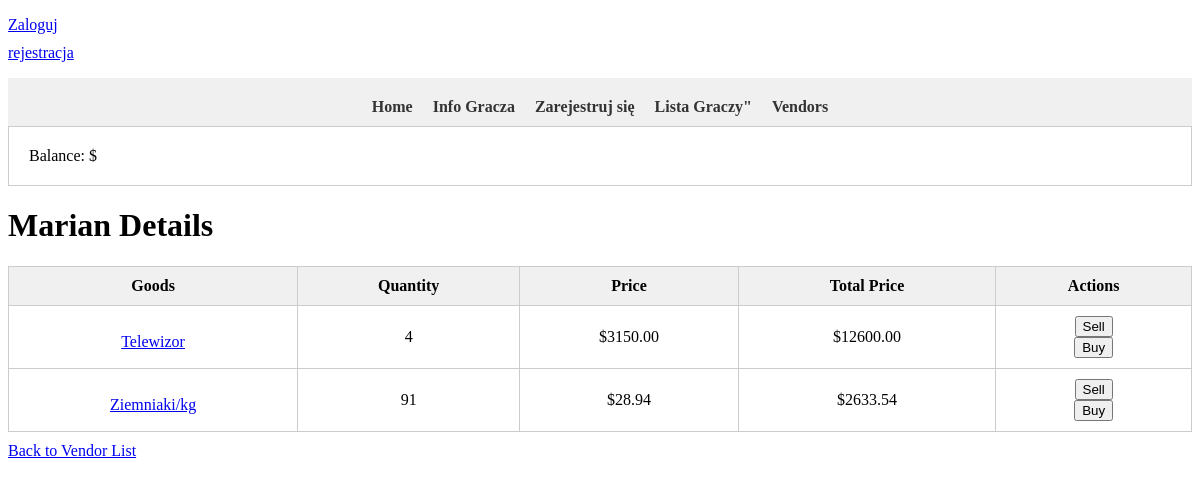
The app's page /seller/1/, older data.
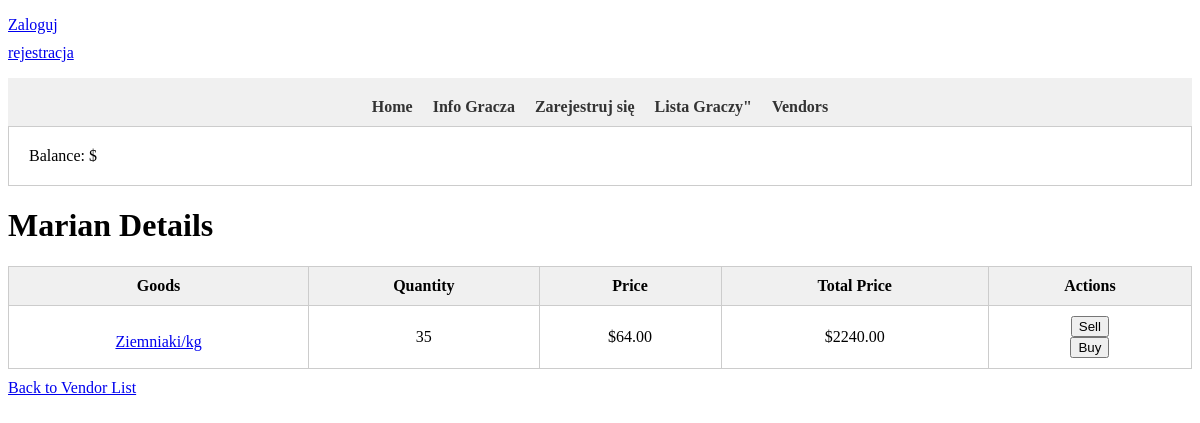
The same page, newer data.
### SimGame/models.py (models this page shows)
class Seller(models.Model):
    name = models.CharField(max_length=64)

class SellerGoods(models.Model):
    seller = models.ForeignKey(Seller, on_delete=models.CASCADE)
    goods = models.ForeignKey(Goods, on_delete=models.CASCADE)
    quantity = models.IntegerField()

class Goods(models.Model):
    name = models.CharField(max_length=64)
    price = models.DecimalField(max_digits=10, decimal_places=2)
    cumulative_demand = models.IntegerField(default=0)

### SimGame/views.py (the view)
# urls.py: path('seller/<int:pk>/', SellerDetail.as_view(), name='seller_detail'),
class SellerDetail(View):
    def get(self, request, pk):
        seller = get_object_or_404(Seller, pk=pk)
        sellergoods = SellerGoods.objects.filter(seller=seller).select_related('goods')
        for sellergood in sellergoods:
            sellergood.total_price = sellergood.quantity * sellergood.goods.price
        context = {
            'seller': seller,
            'sellergoods': sellergoods,
        }
        return render(request, 'seller_detail.html', context)

### templates/seller_detail.html (shortened to what this page needs)
{% extends 'base.html' %}
{% block content %}
<h1>{{ seller.name }} Details</h1>
<table class="seller-details-table">
    <thead>
        <tr>
            <th>Goods</th>
            <th>Quantity</th>
            <th>Price</th>
            <th>Total Price</th>
            <th>Actions</th>
        </tr>
    </thead>
    <tbody>
        {% for sellergood in sellergoods %}
        <tr>
            <td><a href="{% url 'good_detail' sellergood.goods_id %}">{{ sellergood.goods.name }}</a></td>
            <td>{{ sellergood.quantity }}</td>
            <td>${{ sellergood.goods.price }}</td>
            <td>${{ sellergood.total_price }}</td>
            <td>
                <form action="{% url 'sell_good' sellergood.id %}" method="post">
                    <input type="submit" value="Sell">
                </form>
                <form action="{% url 'buy_good' sellergood.id %}" method="post">
                    <input type="submit" value="Buy">
                </form>
            </td>
        </tr>
        {% endfor %}
    </tbody>
</table>
<a href="{% url 'vendor_list' %}">Back to Vendor List</a>
{% endblock content %}

### templates/base.html (shortened to what this page needs)
{% load static %}
<!DOCTYPE html>
<html>
<head>
    <link href="{% static 'css/style.css' %}" rel="stylesheet">
</head>
<body>
    {% include 'user_panel.html' %}
    <ul class="link-bar">
        <li><a href="#">Home</a></li>
        <li><a href="{% url 'player_detail' %}">Info Gracza</a></li>
        <li><a href="{% url 'register' %}">Zarejestruj się</a></li>
        <li> <a href="{% url  'player_list'%}"> Lista Graczy"</a></li>
        <li><a href="{% url 'vendor_list' %}">Vendors</a></li>
    </ul>
    {% include 'player_stats.html' %}
    {% block content %}
{% endblock %}
</body>
</html>

### templates/user_panel.html
<p>
{% if user.is_authenticated %}
    Witaj {{ user.username }}<br>
    <a href="{% url 'logout' %}">Wyloguj</a>
{% else %}
    <a href="{% url 'login' %}">Zaloguj</a>
    <a href="{% url 'register' %}">rejestracja</a>
{% endif %}
 </p>

### templates/player_stats.html (shortened to what this page needs)
    <div class="user-box">
        <p>Balance: ${{ user.balance.amount }}</p>
    </div>

### SimGame/static/css/style.css (style rules this page uses)
ul.link-bar { list-style: none; padding: 0; margin: 0; background-color: #f0f0f0; display: flex; justify-content: center; }
ul.link-bar li { padding: 10px; }
ul.link-bar li a { text-decoration: none; color: #333; font-weight: bold; }

### templates/player_stats.html (style rules this page uses)
.user-box { border: 1px solid #ccc; padding: 20px; margin-bottom: 20px; }
.user-box p { margin: 0; }

### templates/seller_detail.html (style rules this page uses)
.seller-details-table { width: 100%; border-collapse: collapse; }
.seller-details-table th, .seller-details-table td { padding: 10px; border: 1px solid #ccc; }
.seller-details-table th { background-color: #f0f0f0; }
.seller-details-table td { text-align: center; }
a { display: block; margin-top: 10px; }

Row changes from the older to the newer data that the page shows:
removed SellerGoods: goods.name "Telewizor", quantity "4", goods.price "3150.00", total_price "12600.00"
changed SellerGoods "Ziemniaki/kg": quantity "91" → "35"; goods.price "28.94" → "64.00"; total_price "2633.54" → "2240.00"
